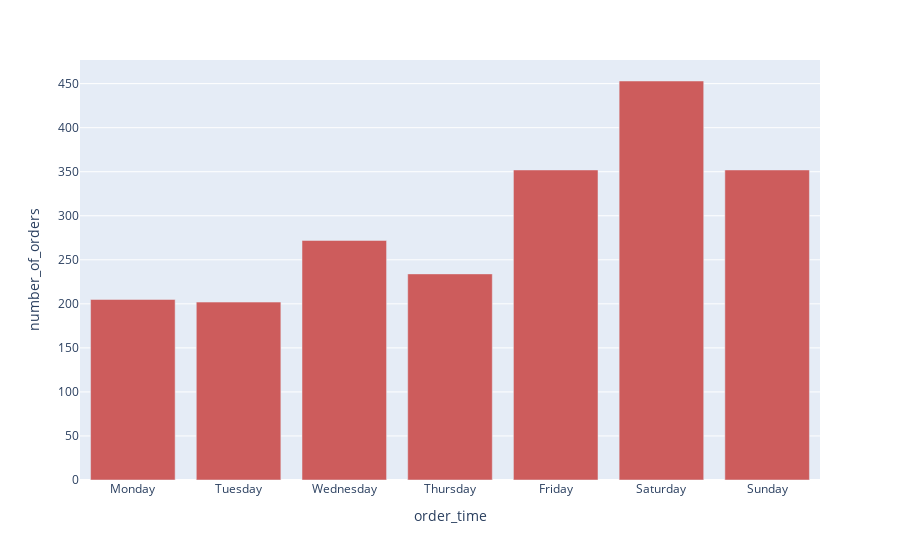
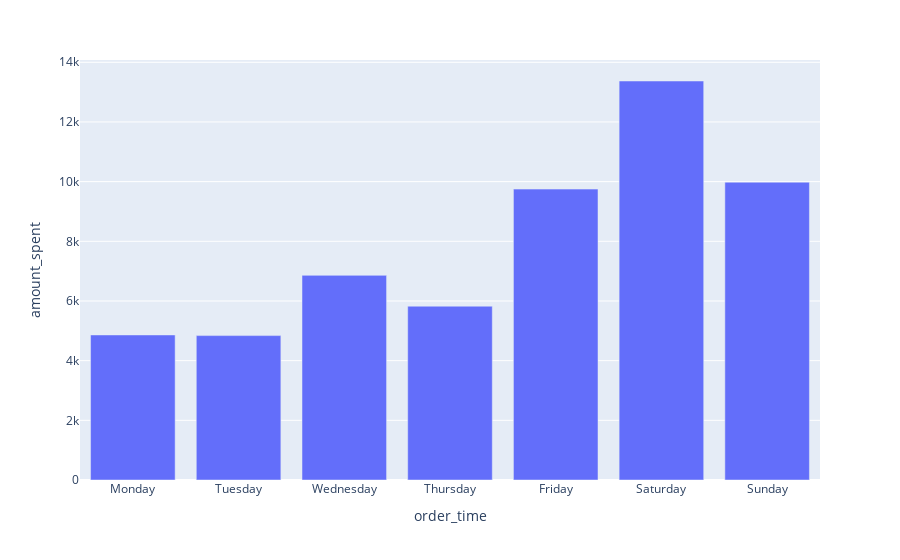

Write notebook code for charts like these, in order.
### Code cell
day_of_week_data = df.groupby(df['order_time'].dt.day_name()).sum().reset_index()
weekdays = ['Monday', 'Tuesday', 'Wednesday', 'Thursday', 'Friday', 'Saturday', 'Sunday']
day_of_week_data = day_of_week_data.set_index('order_time').loc[weekdays].reset_index()
print (day_of_week_data)
orders_by_day_week_bar = px.bar(day_of_week_data, x="order_time", y='number_of_orders', color_discrete_sequence=['indianred'])
orders_by_day_week_bar.show()
#py.plot(orders_by_day_week_bar, filename = 'orders_by_day_week_bar', auto_open=True)

revenue_by_day_week_bar = px.bar(day_of_week_data, x="order_time", y='amount_spent')
revenue_by_day_week_bar.show()

### Figure 1 — Plotly figure (JSON) as saved in the notebook; plotly's stock layout.template omitted (floating-point values rounded to 4 significant figures)
{"data": [{"alignmentgroup": "True", "hovertemplate": "order_time=%{x}<br>number_of_orders=%{y}<extra></extra>", "legendgroup": "", "marker": {"color": "indianred"}, "name": "", "offsetgroup": "", "orientation": "v", "showlegend": false, "textposition": "auto", "type": "bar", "x": ["Monday", "Tuesday", "Wednesday", "Thursday", "Friday", "Saturday", "Sunday"], "xaxis": "x", "y": [205, 202, 272, 234, 352, 453, 352], "yaxis": "y"}], "layout": {"barmode": "relative", "legend": {"tracegroupgap": 0}, "margin": {"t": 60}, "xaxis": {"anchor": "y", "domain": [0, 1], "title": {"text": "order_time"}}, "yaxis": {"anchor": "x", "domain": [0, 1], "title": {"text": "number_of_orders"}}}}

### Figure 2 — Plotly figure (JSON) as saved in the notebook; plotly's stock layout.template omitted (floating-point values rounded to 4 significant figures)
{"data": [{"alignmentgroup": "True", "hovertemplate": "order_time=%{x}<br>amount_spent=%{y}<extra></extra>", "legendgroup": "", "marker": {"color": "#636efa"}, "name": "", "offsetgroup": "", "orientation": "v", "showlegend": false, "textposition": "auto", "type": "bar", "x": ["Monday", "Tuesday", "Wednesday", "Thursday", "Friday", "Saturday", "Sunday"], "xaxis": "x", "y": [4862.0, 4840.0, 6859.0, 5826.0, 9750.0, 13370.0, 9982.0], "yaxis": "y"}], "layout": {"barmode": "relative", "legend": {"tracegroupgap": 0}, "margin": {"t": 60}, "xaxis": {"anchor": "y", "domain": [0, 1], "title": {"text": "order_time"}}, "yaxis": {"anchor": "x", "domain": [0, 1], "title": {"text": "amount_spent"}}}}
